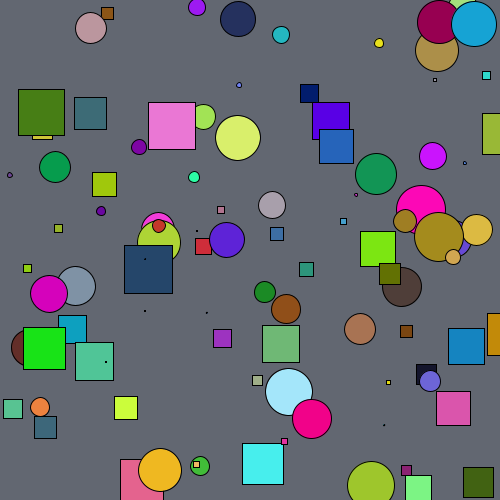
Frame 1 (no input)
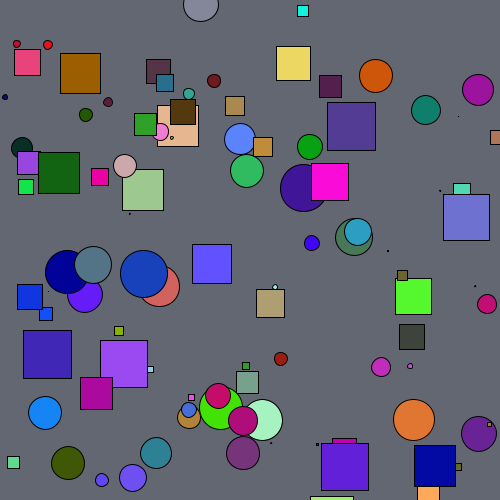
Frame 60 (the mouse pressed at the canvas centre just before this capture)
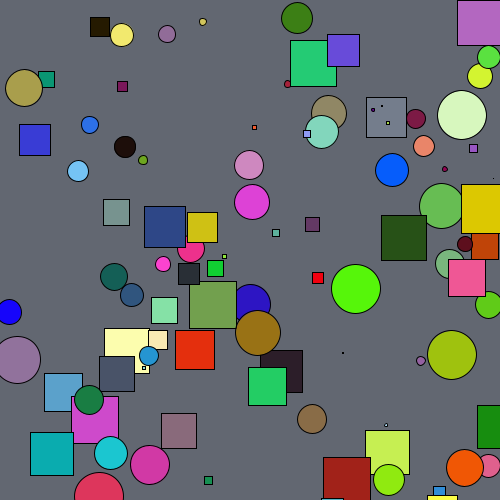
Frame 120 (the mouse held since frame 60 and released just before this capture)

The Processing sketch that drew these frames (run headless with seeded random() and noise(); from frame 60 on, the mouse is pressed at the canvas centre):

// Processing sketch: processing_82783
// ── processing_82783.pde

void setup()
{
  size(500,500);
  frameRate(8);
}
void draw()
{
  background(98,103,113);
 
 
  int b=1;
  while(b<=50)
  {
    float a=random(50);
        float l=random(50);
    fill(random(255),random(255),random(255));
    ellipse(int(random(500)),int(random(500)),a,a);
    b=b+1;
    
    fill(random(255),random(255),random(255));
        rect(int(random(500)),int(random(500)),l,l);
    
    
    
    
    
  }
}
